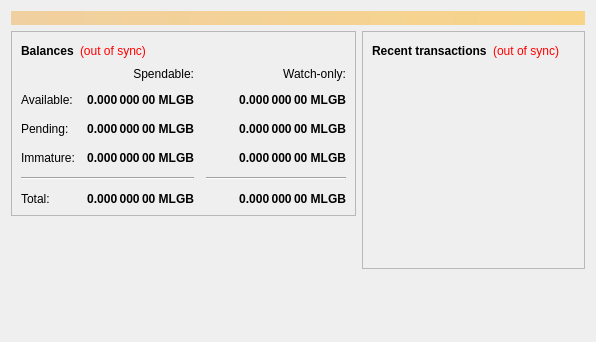
<?xml version="1.0" encoding="UTF-8"?>
<ui version="4.0">
 <class>OverviewPage</class>
 <widget class="QWidget" name="OverviewPage">
  <property name="geometry">
   <rect>
    <x>0</x>
    <y>0</y>
    <width>596</width>
    <height>342</height>
   </rect>
  </property>
  <property name="windowTitle">
   <string>Form</string>
  </property>
  <layout class="QVBoxLayout" name="topLayout">
   <item>
    <widget class="QLabel" name="labelAlerts">
     <property name="visible">
      <bool>false</bool>
     </property>
     <property name="styleSheet">
      <string notr="true">background-color: qlineargradient(x1: 0, y1: 0, x2: 1, y2: 0, stop:0 #F0D0A0, stop:1 #F8D488); color:#000000;</string>
     </property>
     <property name="wordWrap">
      <bool>true</bool>
     </property>
     <property name="margin">
      <number>3</number>
     </property>
    </widget>
   </item>
   <item>
    <layout class="QHBoxLayout" name="horizontalLayout" stretch="1,1">
     <item>
      <layout class="QVBoxLayout" name="verticalLayout_2">
       <item>
        <widget class="QFrame" name="frame">
         <property name="frameShape">
          <enum>QFrame::StyledPanel</enum>
         </property>
         <property name="frameShadow">
          <enum>QFrame::Raised</enum>
         </property>
         <layout class="QVBoxLayout" name="verticalLayout_4">
          <item>
           <layout class="QHBoxLayout" name="horizontalLayout_4">
            <item>
             <widget class="QLabel" name="label_5">
              <property name="font">
               <font>
                <weight>75</weight>
                <bold>true</bold>
               </font>
              </property>
              <property name="text">
               <string>Balances</string>
              </property>
             </widget>
            </item>
            <item>
             <widget class="QLabel" name="labelWalletStatus">
              <property name="cursor">
               <cursorShape>WhatsThisCursor</cursorShape>
              </property>
              <property name="toolTip">
               <string>The displayed information may be out of date. Your wallet automatically synchronizes with the MLGBcoin network after a connection is established, but this process has not completed yet.</string>
              </property>
              <property name="styleSheet">
               <string notr="true">QLabel { color: red; }</string>
              </property>
              <property name="text">
               <string notr="true">(out of sync)</string>
              </property>
              <property name="alignment">
               <set>Qt::AlignLeading|Qt::AlignLeft|Qt::AlignVCenter</set>
              </property>
             </widget>
            </item>
            <item>
             <spacer name="horizontalSpacer_3">
              <property name="orientation">
               <enum>Qt::Horizontal</enum>
              </property>
              <property name="sizeHint" stdset="0">
               <size>
                <width>40</width>
                <height>20</height>
               </size>
              </property>
             </spacer>
            </item>
           </layout>
          </item>
          <item>
           <layout class="QGridLayout" name="gridLayout">
            <property name="spacing">
             <number>12</number>
            </property>
            <item row="2" column="2">
             <widget class="QLabel" name="labelWatchPending">
              <property name="font">
               <font>
                <weight>75</weight>
                <bold>true</bold>
               </font>
              </property>
              <property name="cursor">
               <cursorShape>IBeamCursor</cursorShape>
              </property>
              <property name="toolTip">
               <string>Unconfirmed transactions to watch-only addresses</string>
              </property>
              <property name="text">
               <string notr="true">0.000 000 00 MLGB</string>
              </property>
              <property name="alignment">
               <set>Qt::AlignRight|Qt::AlignTrailing|Qt::AlignVCenter</set>
              </property>
              <property name="textInteractionFlags">
               <set>Qt::LinksAccessibleByMouse|Qt::TextSelectableByKeyboard|Qt::TextSelectableByMouse</set>
              </property>
             </widget>
            </item>
            <item row="2" column="1">
             <widget class="QLabel" name="labelUnconfirmed">
              <property name="font">
               <font>
                <weight>75</weight>
                <bold>true</bold>
               </font>
              </property>
              <property name="cursor">
               <cursorShape>IBeamCursor</cursorShape>
              </property>
              <property name="toolTip">
               <string>Total of transactions that have yet to be confirmed, and do not yet count toward the spendable balance</string>
              </property>
              <property name="text">
               <string notr="true">0.000 000 00 MLGB</string>
              </property>
              <property name="alignment">
               <set>Qt::AlignRight|Qt::AlignTrailing|Qt::AlignVCenter</set>
              </property>
              <property name="textInteractionFlags">
               <set>Qt::LinksAccessibleByMouse|Qt::TextSelectableByKeyboard|Qt::TextSelectableByMouse</set>
              </property>
             </widget>
            </item>
            <item row="3" column="2">
             <widget class="QLabel" name="labelWatchImmature">
              <property name="font">
               <font>
                <weight>75</weight>
                <bold>true</bold>
               </font>
              </property>
              <property name="cursor">
               <cursorShape>IBeamCursor</cursorShape>
              </property>
              <property name="toolTip">
               <string>Mined balance in watch-only addresses that has not yet matured</string>
              </property>
              <property name="text">
               <string notr="true">0.000 000 00 MLGB</string>
              </property>
              <property name="alignment">
               <set>Qt::AlignRight|Qt::AlignTrailing|Qt::AlignVCenter</set>
              </property>
              <property name="textInteractionFlags">
               <set>Qt::LinksAccessibleByMouse|Qt::TextSelectableByKeyboard|Qt::TextSelectableByMouse</set>
              </property>
             </widget>
            </item>
            <item row="4" column="0" colspan="2">
             <widget class="Line" name="line">
              <property name="orientation">
               <enum>Qt::Horizontal</enum>
              </property>
             </widget>
            </item>
            <item row="4" column="2">
             <widget class="Line" name="lineWatchBalance">
              <property name="sizePolicy">
               <sizepolicy hsizetype="Preferred" vsizetype="Fixed">
                <horstretch>0</horstretch>
                <verstretch>0</verstretch>
               </sizepolicy>
              </property>
              <property name="minimumSize">
               <size>
                <width>140</width>
                <height>0</height>
               </size>
              </property>
              <property name="orientation">
               <enum>Qt::Horizontal</enum>
              </property>
             </widget>
            </item>
            <item row="5" column="0">
             <widget class="QLabel" name="labelTotalText">
              <property name="text">
               <string>Total:</string>
              </property>
             </widget>
            </item>
            <item row="3" column="1">
             <widget class="QLabel" name="labelImmature">
              <property name="font">
               <font>
                <weight>75</weight>
                <bold>true</bold>
               </font>
              </property>
              <property name="cursor">
               <cursorShape>IBeamCursor</cursorShape>
              </property>
              <property name="toolTip">
               <string>Mined balance that has not yet matured</string>
              </property>
              <property name="text">
               <string notr="true">0.000 000 00 MLGB</string>
              </property>
              <property name="alignment">
               <set>Qt::AlignRight|Qt::AlignTrailing|Qt::AlignVCenter</set>
              </property>
              <property name="textInteractionFlags">
               <set>Qt::LinksAccessibleByMouse|Qt::TextSelectableByKeyboard|Qt::TextSelectableByMouse</set>
              </property>
             </widget>
            </item>
            <item row="2" column="3">
             <spacer name="horizontalSpacer_2">
              <property name="orientation">
               <enum>Qt::Horizontal</enum>
              </property>
              <property name="sizeHint" stdset="0">
               <size>
                <width>40</width>
                <height>20</height>
               </size>
              </property>
             </spacer>
            </item>
            <item row="3" column="0">
             <widget class="QLabel" name="labelImmatureText">
              <property name="text">
               <string>Immature:</string>
              </property>
             </widget>
            </item>
            <item row="5" column="1">
             <widget class="QLabel" name="labelTotal">
              <property name="font">
               <font>
                <weight>75</weight>
                <bold>true</bold>
               </font>
              </property>
              <property name="cursor">
               <cursorShape>IBeamCursor</cursorShape>
              </property>
              <property name="toolTip">
               <string>Your current total balance</string>
              </property>
              <property name="text">
               <string notr="true">0.000 000 00 MLGB</string>
              </property>
              <property name="alignment">
               <set>Qt::AlignRight|Qt::AlignTrailing|Qt::AlignVCenter</set>
              </property>
              <property name="textInteractionFlags">
               <set>Qt::LinksAccessibleByMouse|Qt::TextSelectableByKeyboard|Qt::TextSelectableByMouse</set>
              </property>
             </widget>
            </item>
            <item row="5" column="2">
             <widget class="QLabel" name="labelWatchTotal">
              <property name="font">
               <font>
                <weight>75</weight>
                <bold>true</bold>
               </font>
              </property>
              <property name="cursor">
               <cursorShape>IBeamCursor</cursorShape>
              </property>
              <property name="toolTip">
               <string>Current total balance in watch-only addresses</string>
              </property>
              <property name="text">
               <string notr="true">0.000 000 00 MLGB</string>
              </property>
              <property name="alignment">
               <set>Qt::AlignRight|Qt::AlignTrailing|Qt::AlignVCenter</set>
              </property>
              <property name="textInteractionFlags">
               <set>Qt::LinksAccessibleByMouse|Qt::TextSelectableByKeyboard|Qt::TextSelectableByMouse</set>
              </property>
             </widget>
            </item>
            <item row="0" column="2">
             <widget class="QLabel" name="labelWatchonly">
              <property name="text">
               <string>Watch-only:</string>
              </property>
              <property name="alignment">
               <set>Qt::AlignRight|Qt::AlignTrailing|Qt::AlignVCenter</set>
              </property>
             </widget>
            </item>
            <item row="1" column="0">
             <widget class="QLabel" name="labelBalanceText">
              <property name="text">
               <string>Available:</string>
              </property>
             </widget>
            </item>
            <item row="1" column="1">
             <widget class="QLabel" name="labelBalance">
              <property name="font">
               <font>
                <weight>75</weight>
                <bold>true</bold>
               </font>
              </property>
              <property name="cursor">
               <cursorShape>IBeamCursor</cursorShape>
              </property>
              <property name="toolTip">
               <string>Your current spendable balance</string>
              </property>
              <property name="text">
               <string notr="true">0.000 000 00 MLGB</string>
              </property>
              <property name="alignment">
               <set>Qt::AlignRight|Qt::AlignTrailing|Qt::AlignVCenter</set>
              </property>
              <property name="textInteractionFlags">
               <set>Qt::LinksAccessibleByMouse|Qt::TextSelectableByKeyboard|Qt::TextSelectableByMouse</set>
              </property>
             </widget>
            </item>
            <item row="1" column="2">
             <widget class="QLabel" name="labelWatchAvailable">
              <property name="font">
               <font>
                <weight>75</weight>
                <bold>true</bold>
               </font>
              </property>
              <property name="cursor">
               <cursorShape>IBeamCursor</cursorShape>
              </property>
              <property name="toolTip">
               <string>Your current balance in watch-only addresses</string>
              </property>
              <property name="text">
               <string notr="true">0.000 000 00 MLGB</string>
              </property>
              <property name="alignment">
               <set>Qt::AlignRight|Qt::AlignTrailing|Qt::AlignVCenter</set>
              </property>
              <property name="textInteractionFlags">
               <set>Qt::LinksAccessibleByMouse|Qt::TextSelectableByKeyboard|Qt::TextSelectableByMouse</set>
              </property>
             </widget>
            </item>
            <item row="2" column="0">
             <widget class="QLabel" name="labelPendingText">
              <property name="text">
               <string>Pending:</string>
              </property>
             </widget>
            </item>
            <item row="0" column="1">
             <widget class="QLabel" name="labelSpendable">
              <property name="text">
               <string>Spendable:</string>
              </property>
              <property name="alignment">
               <set>Qt::AlignRight|Qt::AlignTrailing|Qt::AlignVCenter</set>
              </property>
             </widget>
            </item>
           </layout>
          </item>
         </layout>
        </widget>
       </item>
       <item>
        <spacer name="verticalSpacer">
         <property name="orientation">
          <enum>Qt::Vertical</enum>
         </property>
         <property name="sizeHint" stdset="0">
          <size>
           <width>20</width>
           <height>40</height>
          </size>
         </property>
        </spacer>
       </item>
      </layout>
     </item>
     <item>
      <layout class="QVBoxLayout" name="verticalLayout_3">
       <item>
        <widget class="QFrame" name="frame_2">
         <property name="frameShape">
          <enum>QFrame::StyledPanel</enum>
         </property>
         <property name="frameShadow">
          <enum>QFrame::Raised</enum>
         </property>
         <layout class="QVBoxLayout" name="verticalLayout">
          <item>
           <layout class="QHBoxLayout" name="horizontalLayout_2">
            <item>
             <widget class="QLabel" name="label_4">
              <property name="font">
               <font>
                <weight>75</weight>
                <bold>true</bold>
               </font>
              </property>
              <property name="text">
               <string>Recent transactions</string>
              </property>
             </widget>
            </item>
            <item>
             <widget class="QLabel" name="labelTransactionsStatus">
              <property name="cursor">
               <cursorShape>WhatsThisCursor</cursorShape>
              </property>
              <property name="toolTip">
               <string>The displayed information may be out of date. Your wallet automatically synchronizes with the MLGBcoin network after a connection is established, but this process has not completed yet.</string>
              </property>
              <property name="styleSheet">
               <string notr="true">QLabel { color: red; }</string>
              </property>
              <property name="text">
               <string notr="true">(out of sync)</string>
              </property>
              <property name="alignment">
               <set>Qt::AlignRight|Qt::AlignTrailing|Qt::AlignVCenter</set>
              </property>
             </widget>
            </item>
            <item>
             <spacer name="horizontalSpacer">
              <property name="orientation">
               <enum>Qt::Horizontal</enum>
              </property>
              <property name="sizeHint" stdset="0">
               <size>
                <width>40</width>
                <height>20</height>
               </size>
              </property>
             </spacer>
            </item>
           </layout>
          </item>
          <item>
           <widget class="QListView" name="listTransactions">
            <property name="styleSheet">
             <string notr="true">QListView { background: transparent; }</string>
            </property>
            <property name="frameShape">
             <enum>QFrame::NoFrame</enum>
            </property>
            <property name="verticalScrollBarPolicy">
             <enum>Qt::ScrollBarAlwaysOff</enum>
            </property>
            <property name="horizontalScrollBarPolicy">
             <enum>Qt::ScrollBarAlwaysOff</enum>
            </property>
            <property name="selectionMode">
             <enum>QAbstractItemView::NoSelection</enum>
            </property>
           </widget>
          </item>
         </layout>
        </widget>
       </item>
       <item>
        <spacer name="verticalSpacer_2">
         <property name="orientation">
          <enum>Qt::Vertical</enum>
         </property>
         <property name="sizeHint" stdset="0">
          <size>
           <width>20</width>
           <height>40</height>
          </size>
         </property>
        </spacer>
       </item>
      </layout>
     </item>
    </layout>
   </item>
  </layout>
 </widget>
 <resources/>
 <connections/>
</ui>
